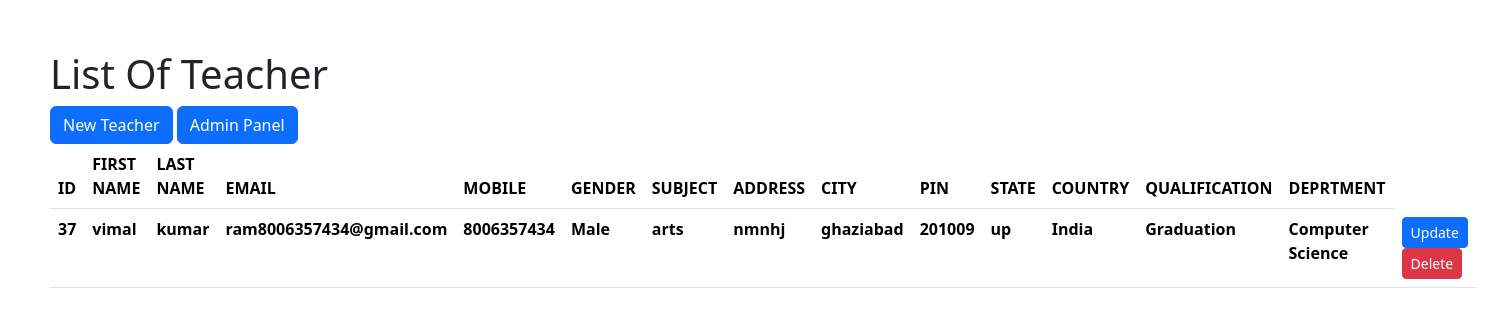
The page / on the database its author committed.
### tables this page shows
CREATE TABLE `teacherre` (
  `id` int(11) NOT NULL,
  `fname` varchar(20) NOT NULL,
  `lname` varchar(20) NOT NULL,
  `password` varchar(20) NOT NULL,
  `day` int(10) NOT NULL,
  `month` varchar(10) NOT NULL,
  `year` int(10) NOT NULL,
  `email` varchar(40) NOT NULL,
  `mobile` varchar(15) NOT NULL,
  `gender` varchar(20) NOT NULL,
  `subject` varchar(20) NOT NULL,
  `address` varchar(20) NOT NULL,
  `city` varchar(20) NOT NULL,
  `pin` int(6) NOT NULL,
  `state` varchar(20) NOT NULL,
  `country` varchar(20) NOT NULL,
  `qualification` varchar(20) NOT NULL,
  `depart` varchar(20) NOT NULL
);

### index.php (the view, shortened to what this page needs)
<!DOCTYPE html>
<html lang="en">
<head>
    <link href="https://cdn.jsdelivr.net/npm/bootstrap@5.3.3/dist/css/bootstrap.min.css" rel="stylesheet">
</head>
<body style="margin: 50px;">
<h1>List Of Teacher</h1>
<a class="btn btn-primary" href="Teacherre.html" role="button">New Teacher</a>
<a class="btn btn-primary" href="AdminPanel.html" role="button">Admin Panel</a>
<table class="table">
<thead>
    <tr>
        <th>ID</th>
        <th>FIRST NAME</th>
        <th>LAST NAME</th>
        <th>EMAIL</th>
        <th>MOBILE</th>
        <th>GENDER</th>
		<th>SUBJECT</th>
		<th>ADDRESS</th>
        <th>CITY</th>
        <th>PIN</th>
        <th>STATE</th>
        <th>COUNTRY</th>
        <th>QUALIFICATION</th>
		<th>DEPRTMENT</th>
</tr>
</thead>
<tbody>
    <?php
    $db = mysqli_connect(DB_SERVER,DB_USERNAME,DB_PASSWORD,DB_DATABASE);
  $sql="SELECT *FROM teacherre";
  $result=$db->query($sql);
  while($row =$result->fetch_assoc()){
  echo  "<tr>
    <th> ".$row["id"] ." </th>
    <th>".$row["fname"] ." </th>
    <th>".$row["lname"] ." </th>
    <th>".$row["email"] ." </th>
    <th>".$row["mobile"] ." </th>
    <th>".$row["gender"] ." </th>
	<th>".$row["subject"] ." </th>
	<th>".$row["address"] ." </th>
    <th>".$row["city"] ." </th>
    <th>".$row["pin"] ." </th>
    <th>".$row["state"] ." </th>
    <th>".$row["country"] ." </th>
    <th>".$row["qualification"] ." </th>
	<th>".$row["depart"] ." </th>
    <td>
        <a class='btn btn-primary btn-sm' href='update.php?id=$row[id]'>Update</a>
        <a href='delete.php?id=$row[id]'><input type='submit' value='Delete' class='btn btn-danger btn-sm' onclick = 'return checkdelete()' ></a>
    </td>
</tr>";
  }
?>
</tbody>
</table>
</body>
</html>

### rows shown on the page
teacherre: id "37", fname "vimal", lname "kumar", email "ram8006357434@gmail.com", mobile "8006357434", gender "Male", subject "arts", address "nmnhj", city "ghaziabad", pin "201009", state "up", country "India", qualification "Graduation", depart "Computer Science"
